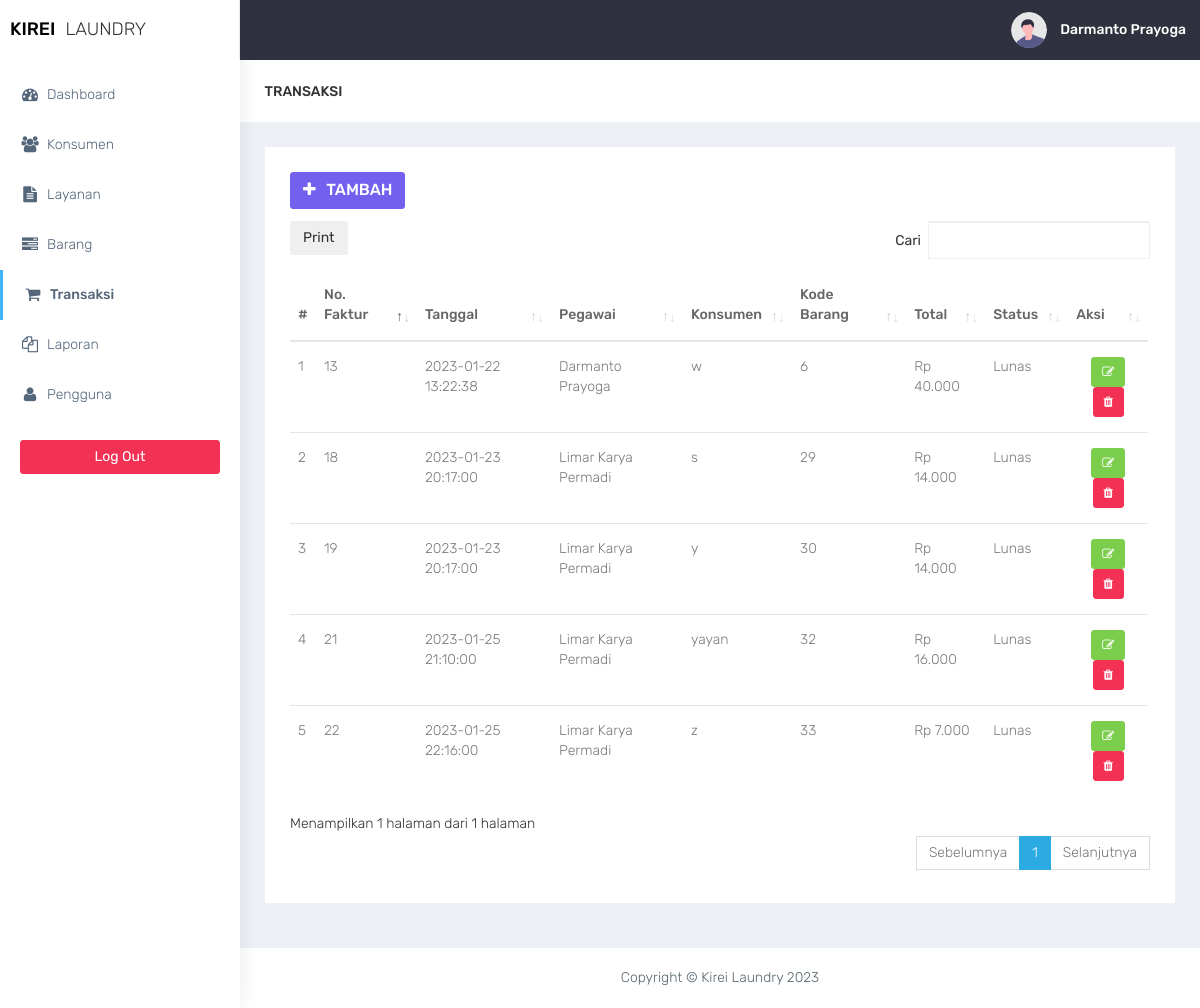
The app's page /transaksi/transaksi.php (signed in) with its own data.
### tables this page shows
CREATE TABLE `transaksi` (
  `no_faktur` int(11) NOT NULL,
  `tgl` datetime NOT NULL,
  `id_pengguna` int(11) NOT NULL,
  `id_konsumen` int(11) NOT NULL,
  `kd_barang` int(11) NOT NULL,
  `total` int(11) NOT NULL,
  `lunas` enum('Y','T') NOT NULL
);

CREATE TABLE `pengguna` (
  `id_pengguna` int(11) NOT NULL,
  `nm_pengguna` varchar(30) NOT NULL,
  `no_tlp` varchar(13) NOT NULL,
  `jabatan` enum('pemilik','penjaga laundry') NOT NULL,
  `password` varchar(20) NOT NULL
);

CREATE TABLE `konsumen` (
  `id_konsumen` int(11) NOT NULL,
  `nm_konsumen` varchar(30) NOT NULL,
  `no_tlp` varchar(13) NOT NULL
);

### transaksi/transaksi.php (the view, shortened to what this page needs)
<?php
$title = 'Transaksi';
require '../functions.php';
require '../layout/layout_header.php';
if (isset($_POST['keyword'])) {
    $keyword = $_POST['keyword'];
    $data = mysqli_query($conn, "SELECT * FROM transaksi
                                JOIN pengguna ON `transaksi`.`id_pengguna` = `pengguna`.`id_pengguna`
                                JOIN konsumen ON `transaksi`.`id_konsumen` = `konsumen`.`id_konsumen`
                                WHERE invoice lIKE '%" . $keyword . "%'
                                OR tgl LIKE '%" . $keyword . "%'
                                OR nm_pengguna LIKE '%" . $keyword . "%'
                                OR nm_konsumen  LIKE '%" . $keyword . "%'
                                OR total LIKE '%" . $keyword . "%'");
} else {
    $data = mysqli_query($conn, "SELECT * FROM transaksi
                        JOIN pengguna ON `transaksi`.`id_pengguna` = `pengguna`.`id_pengguna`
                        JOIN konsumen ON `transaksi`.`id_konsumen` = `konsumen`.`id_konsumen`");
}
?>
<div class="container-fluid">
    <div class="row bg-title">
        <div class="col-lg-3 col-md-4 col-sm-4 col-xs-12">
            <h4 class="page-title"><?= $title ?></h4>
        </div>
    </div>
    <div class="row">
        <div class="col-md-12 col-lg-12 col-sm-12 col-xs-12">
            <div class="white-box">
                <div class="row">
                    <div class="col-md-6">
                        <a href="transaksi-tambah.php" class="btn btn-primary box-title" title="Tambah Data"><i class="fa fa-plus fa-fw"></i> Tambah</a>
                    </div>
                </div>
                <div class="table-responsive">
                    <table class="table thead-dark" id="table">
                        <thead>
                            <tr>
                                <th>#</th>
                                <th>No. Faktur</th>
                                <th>Tanggal</th>
                                <th>Pegawai</th>
                                <th>Konsumen</th>
                                <th>Kode Barang</th>
                                <th>Total</th>
                                <th>Status</th>
                                <th>Aksi</th>
                            </tr>
                        </thead>
                        <tbody>
                            <?php foreach ($data as $transaksi) : ?>
                                <tr>
                                    <td></td>
                                    <td><?= $transaksi['no_faktur']; ?></td>
                                    <td><?= $transaksi['tgl']; ?></td>
                                    <td><?= $transaksi['nm_pengguna']; ?></td>
                                    <td><?= $transaksi['nm_konsumen']; ?></td>
                                    <td><?= $transaksi['kd_barang']; ?></td>
                                    <td>Rp <?= number_format($transaksi['total'], 0, ',', '.'); ?></td>
                                    <td>
                                        <?php
                                        if ($transaksi['lunas'] == 'Y') {
                                            echo 'Lunas';
                                        } else {
                                            echo 'Belum Lunas';
                                        }
                                        ?>
                                    </td>
                                    <td align="center">
                                        <a href="transaksi-form-edit.php?no_faktur=<?= $transaksi['no_faktur']; ?>" class="btn btn-success btn-sm " title="Ubah">
                                            <i class="fa fa-pencil-square-o"></i>
                                        </a>
                                        <a href="transaksi-hapus.php?no_faktur=<?= $transaksi['no_faktur']; ?>" class="btn btn-danger btn-sm delete-data">
                                            <i class="fa fa-trash"></i></a>
                                    </td>
                                </tr>
                            <?php endforeach; ?>
                        </tbody>
                    </table>
                </div>
            </div>
        </div>
    </div>
</div>
<?php
require '../layout/layout_footer.php';
?>

### assets/css/colors/default.css (style rules this page uses)
body { background: #fff; }

### records on screen
transaksi: no_faktur "13", tgl "2023-01-22 13:22:38", id_pengguna.nm_pengguna "Darmanto Prayoga", id_konsumen.nm_konsumen "w", kd_barang "6", total "40.000", lunas "Lunas"
transaksi: no_faktur "18", tgl "2023-01-23 20:17:00", id_pengguna.nm_pengguna "Limar Karya Permadi", id_konsumen.nm_konsumen "s", kd_barang "29", total "14.000", lunas "Lunas"
transaksi: no_faktur "19", tgl "2023-01-23 20:17:00", id_pengguna.nm_pengguna "Limar Karya Permadi", id_konsumen.nm_konsumen "y", kd_barang "30", total "14.000", lunas "Lunas"
transaksi: no_faktur "21", tgl "2023-01-25 21:10:00", id_pengguna.nm_pengguna "Limar Karya Permadi", id_konsumen.nm_konsumen "yayan", kd_barang "32", total "16.000", lunas "Lunas"
transaksi: no_faktur "22", tgl "2023-01-25 22:16:00", id_pengguna.nm_pengguna "Limar Karya Permadi", id_konsumen.nm_konsumen "z", kd_barang "33", total "7.000", lunas "Lunas"

### other values on screen
$_SESSION['nm_pengguna'] "Darmanto Prayoga"
$title "TRANSAKSI"
